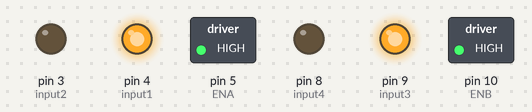
The sketch below on a simulated Arduino Uno, built with avr-gcc and run on an emulated ATmega328P. Parts: switched loads named in the sketch (green lamp = pin HIGH), output pins drawn as LEDs (lit = HIGH).

Above: at 5.0 s.
At 15.0 s:
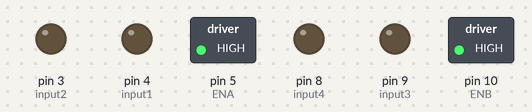
At 25.0 s:
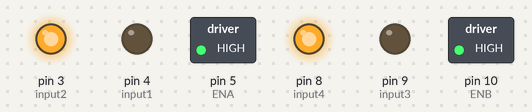
Timing chart, 0 to 34.5 s (numbered marks = the images above):
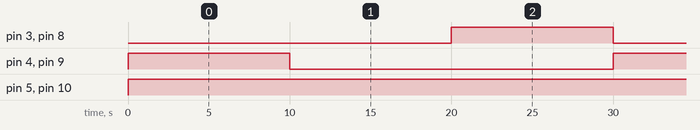

Measured:
- by itself, pin 3 (input2), pin 4 (input1), pin 8 (input4), pin 9 (input3): alternates HIGH for 10.0 s and LOW for 20.0 s
- by itself, pin 5 (ENA), pin 10 (ENB): LOW → HIGH at 0.00 s
- by itself, everything shown: repeats every 30.0 s, in 3 steps

The sketch:

Motor_Implementation.ino
```cpp
const char ENA = 5;
const char input1 = 4;
const char input2 = 3;
const char ENB = 10;
const char input3 = 9;
const char input4 = 8;

void setup()
{
  pinMode(ENA, OUTPUT);
  pinMode(ENB, OUTPUT);
  pinMode(input1, OUTPUT);
  pinMode(input2, OUTPUT);
  pinMode(input3, OUTPUT);
  pinMode(input4, OUTPUT);
}

void loop()
{
  digitalWrite(input1, HIGH);
  digitalWrite(input2, LOW);
  analogWrite(ENA, 255);

  digitalWrite(input3, HIGH);
  digitalWrite(input4, LOW);
  analogWrite(ENB, 255);

  delay(10000);

  digitalWrite(input1, LOW);
  digitalWrite(input2, LOW);
  digitalWrite(input3, LOW);
  digitalWrite(input4, LOW);

  delay(10000);

  digitalWrite(input1, LOW);
  digitalWrite(input2, HIGH);
  analogWrite(ENA, 255);

  digitalWrite(input3, LOW);
  digitalWrite(input4, HIGH);
  analogWrite(ENB, 255);

  delay(10000);
}
```
